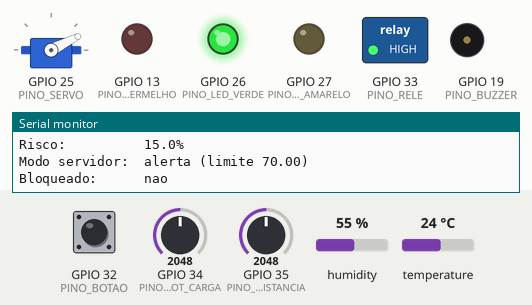
Recording of a sketch running on a simulated ESP32. On the bench: servo, switched loads named in the sketch (green lamp = pin HIGH), output pins drawn as LEDs (lit = HIGH), buzzer (waves = sounding, pin HIGH), the last lines printed to the serial monitor. Inputs (shaded band) come from the test bench; at power-on: GPIO 34 (PINO_POT_CARGA) = 2048, temperature 24 °C, GPIO 35 (PINO_POT_DISTANCIA) = 2048, GPIO 32 (PINO_BOTAO) HIGH, humidity 55 %. WiFi joins after 1.5 s; servers stay silent unless stated; uploads are accepted with an empty reply.

Above: at 2.7 s.
2.8 s: GPIO 34 (PINO_POT_CARGA) set to 1228
At 3.8 s:
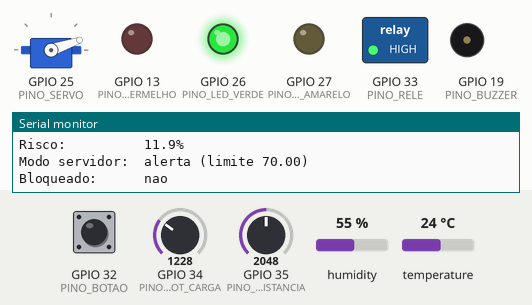
4.6 s: temperature set to 12 °C
At 7.4 s:
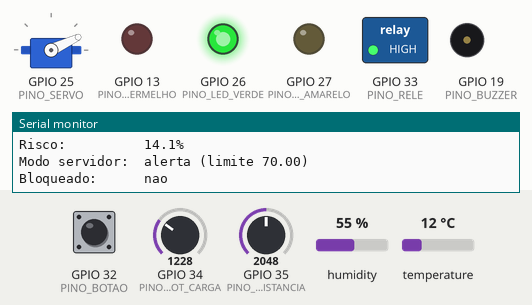
11.0 s: GPIO 34 (PINO_POT_CARGA) set to 3972
At 12.4 s:
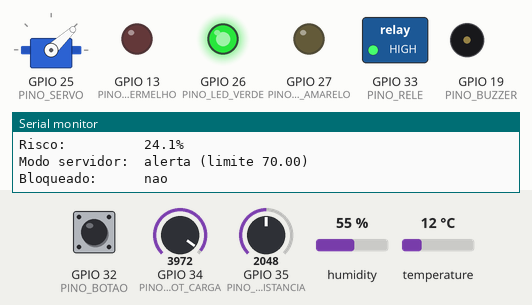
12.7 s: GPIO 35 (PINO_POT_DISTANCIA) set to 2866
At 13.7 s:
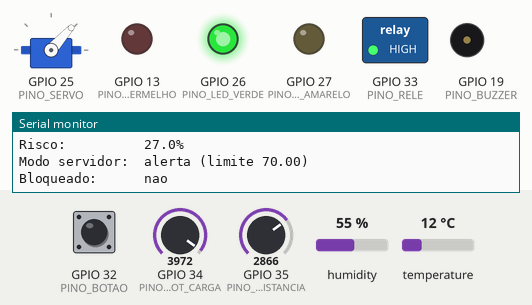
16.8 s: temperature set to 41 °C
At 17.6 s:
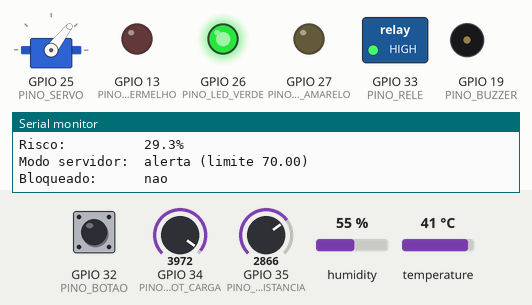
18.7 s: GPIO 34 (PINO_POT_CARGA) set to 122
At 19.7 s:
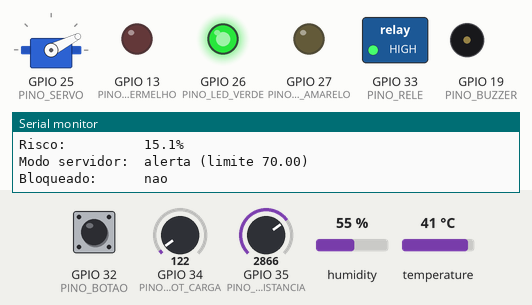
Timing chart, 0 to 21.3 s (numbered marks = the images above; inputs shaded):
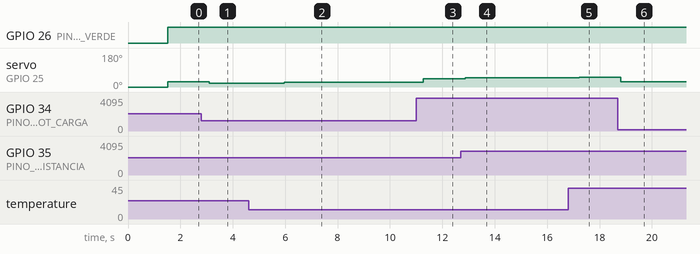

The sketch:

vortex_field_unit.ino
```cpp
/*
  VORTEX FIELD UNIT — versão Wokwi (simulação)
  -----------------------------------------------
  Versão simplificada do firmware físico, pensada pra rodar no
  simulador Wokwi (wokwi.com) em vez de num ESP32 de verdade.

  O que mudou em relação à versão física:
  - Removidos o HC-SR04 (nível/combustível) e o piezo (vibração) —
    nenhum dos dois entra mais no cálculo de risco da IA (o site já
    não usa mais essas variáveis). Simplifica bastante o circuito.
  - "Distância percorrida" (uma das 4 variáveis que a IA usa) não tem
    um sensor físico simples que meça isso direto (normalmente viria
    de GPS/odômetro). Pra simular, uso um SEGUNDO potenciômetro — você
    gira o botão e o valor muda, representando essa variável.

  Variáveis enviadas pra IA (mesmas 4 do site): horas_uso, temperatura,
  distancia_percorrida, carga_equipamento.

  IMPORTANTE sobre o WiFi no Wokwi: o simulador tem uma rede própria,
  chamada "Wokwi-GUEST" (sem senha), com acesso real à internet. Só
  que ela NÃO enxerga o seu computador — então, rodando local (python
  app.py na sua máquina), o ESP32 simulado não vai conseguir conversar
  com a API. Isso é normal e não é um bug: o simulador roda na nuvem
  da Wokwi, não na sua rede local. Se quiser testar a integração de
  verdade, seria preciso expor sua API com uma ferramenta tipo ngrok
  (te explico se quiser). Sem isso, o firmware ainda funciona sozinho
  — sensores, cálculo de risco local, LEDs, servo e relé continuam
  funcionando normalmente, só a sincronização com o servidor que falha
  (e o código já foi feito pra lidar bem com isso).

  Bibliotecas necessárias (Arduino IDE > Sketch > Include Library > Manage Libraries):
  - DHT sensor library (Adafruit)
  - Adafruit Unified Sensor
  - ESP32Servo
  - ArduinoJson (versão 7.x)

  No Wokwi, use a aba "Library Manager" do editor pra adicionar as
  mesmas bibliotecas antes de rodar a simulação.
*/

#include <WiFi.h>
#include <HTTPClient.h>
#include <ArduinoJson.h>
#include <DHT.h>
#include <ESP32Servo.h>

// ===================================                                    ==================
// CONFIGURAÇÃO
// =====================================================

// Rede própria do simulador Wokwi — não precisa trocar.
const char* WIFI_SSID  = "Wokwi-GUEST";
const char* WIFI_SENHA = "";

// Só funciona se você expuser sua API publicamente (ex: ngrok).
// Rodando 100% local, deixe como está — o firmware roda sozinho.
const char* API_HOST = "http://192.168.0.100:5000";

// =====================================================
// PINOS
// =====================================================

#define PINO_DHT            4
#define PINO_POT_CARGA      34
#define PINO_POT_DISTANCIA  35
#define PINO_BOTAO          32
#define PINO_RELE           33
#define PINO_SERVO          25
#define PINO_LED_VERDE      26
#define PINO_LED_AMARELO    27
#define PINO_LED_VERMELHO   13
#define PINO_BUZZER         19

#define DHTTIPO DHT22

DHT dht(PINO_DHT, DHTTIPO);
Servo servoRisco;

// =====================================================
// ESTADO DO SISTEMA
// =====================================================

bool operacaoAtiva = false;
unsigned long inicioOperacao = 0;
float horasUsoAcumuladas = 0;   // 1 minuto real = 1 "hora" simulada

float limiteAlertaServidor = 70;
String modoOperacaoServidor = "alerta";

unsigned long ultimaSincronizacao = 0;
const unsigned long INTERVALO_SINCRONIZACAO = 15000; // 15s

unsigned long ultimoEnvio = 0;
const unsigned long INTERVALO_ENVIO = 10000; // 10s

unsigned long ultimoDebounce = 0;
int estadoBotaoAnterior = HIGH;

// =====================================================
// SETUP
// =====================================================

void setup() {

  Serial.begin(115200);

  pinMode(PINO_BOTAO, INPUT_PULLUP);
  pinMode(PINO_RELE, OUTPUT);
  pinMode(PINO_LED_VERDE, OUTPUT);
  pinMode(PINO_LED_AMARELO, OUTPUT);
  pinMode(PINO_LED_VERMELHO, OUTPUT);
  pinMode(PINO_BUZZER, OUTPUT);

  // A maioria dos módulos de relé baratos é "ativo em LOW".
  digitalWrite(PINO_RELE, HIGH);

  dht.begin();

  servoRisco.attach(PINO_SERVO);
  servoRisco.write(0);

  conectarWiFi();

  Serial.println("Vortex Field Unit (Wokwi) iniciado.");
}

// =====================================================
// LOOP PRINCIPAL
// =====================================================

void loop() {

  atualizarBotao();

  if (operacaoAtiva) {
    unsigned long agora = millis();
    horasUsoAcumuladas = (agora - inicioOperacao) / 60000.0;
  }

  float temperatura = dht.readTemperature();
  float umidade = dht.readHumidity();

  if (isnan(temperatura)) temperatura = 25; // fallback se o sensor falhar
  if (isnan(umidade)) umidade = 50;

  float distanciaPercorrida = map(analogRead(PINO_POT_DISTANCIA), 0, 4095, 0, 100);
  float cargaEquipamento = map(analogRead(PINO_POT_CARGA), 0, 4095, 0, 100);

  float risco = calcularRiscoLocal(
    horasUsoAcumuladas,
    temperatura,
    distanciaPercorrida,
    cargaEquipamento
  );

  if (millis() - ultimaSincronizacao > INTERVALO_SINCRONIZACAO) {
    sincronizarConfiguracao();
    ultimaSincronizacao = millis();
  }

  bool bloqueado = (
    risco >= limiteAlertaServidor &&
    modoOperacaoServidor == "bloqueio"
  );

  atualizarAtuadores(risco, bloqueado);

  if (millis() - ultimoEnvio > INTERVALO_ENVIO) {

    enviarLeituraParaServidor(
      horasUsoAcumuladas,
      temperatura,
      distanciaPercorrida,
      cargaEquipamento
    );

    ultimoEnvio = millis();
  }

  imprimirStatus(
    risco,
    temperatura,
    umidade,
    distanciaPercorrida,
    cargaEquipamento,
    bloqueado
  );

  delay(300);
}

// =====================================================
// WiFi
// =====================================================

void conectarWiFi() {

  Serial.print("Conectando ao WiFi");
  WiFi.begin(WIFI_SSID, WIFI_SENHA);

  int tentativas = 0;

  while (WiFi.status() != WL_CONNECTED && tentativas < 20) {
    delay(500);
    Serial.print(".");
    tentativas++;
  }

  if (WiFi.status() == WL_CONNECTED) {
    Serial.println("\nWiFi conectado! IP do ESP32: " + WiFi.localIP().toString());
  } else {
    Serial.println("\nNao foi possivel conectar ao WiFi. Rodando em modo local (sem servidor).");
  }
}

// =====================================================
// Botão de start/stop da operação (com debounce simples)
// =====================================================

void atualizarBotao() {

  int leitura = digitalRead(PINO_BOTAO);

  if (leitura != estadoBotaoAnterior) {
    ultimoDebounce = millis();
  }

  if ((millis() - ultimoDebounce) > 50) {

    if (leitura == LOW && estadoBotaoAnterior == HIGH) {

      operacaoAtiva = !operacaoAtiva;

      if (operacaoAtiva) {
        inicioOperacao = millis() - (unsigned long)(horasUsoAcumuladas * 60000);
        Serial.println(">> Operacao iniciada");
      } else {
        Serial.println(">> Operacao parada");
      }
    }
  }

  estadoBotaoAnterior = leitura;
}

// =====================================================
// Risco local — a MESMA fórmula usada pra rotular o dataset
// de treino da IA no site (ver modelo/dataset.py, _risco_ponderado)
// =====================================================

float calcularRiscoLocal(float horas, float temperatura, float distancia, float carga) {

  float riscoHoras = min(horas * 10.0, 100.0);

  // Temperatura é perigosa nos dois sentidos: frio extremo OU calor
  // extremo. Faixa "normal" considerada: 15°C a 35°C.
  const float FAIXA_MIN = 15.0;
  const float FAIXA_MAX = 35.0;

  float foraDaFaixa = 0;
  if (FAIXA_MIN - temperatura > foraDaFaixa) foraDaFaixa = FAIXA_MIN - temperatura;
  if (temperatura - FAIXA_MAX > foraDaFaixa) foraDaFaixa = temperatura - FAIXA_MAX;

  float riscoTemp = min(foraDaFaixa * (100.0 / 40.0), 100.0);

  float riscoDistancia = constrain(distancia, 0, 100);
  float riscoCarga = constrain(carga, 0, 100);

  float riscoTotal =
    (riscoHoras     * 0.40) +
    (riscoTemp      * 0.30) +
    (riscoDistancia * 0.15) +
    (riscoCarga     * 0.15);

  return constrain(riscoTotal, 0, 100);
}

// =====================================================
// Atuadores: LEDs, buzzer, servo e relé
// =====================================================

void atualizarAtuadores(float risco, bool bloqueado) {

  digitalWrite(PINO_LED_VERDE,    risco < 50);
  digitalWrite(PINO_LED_AMARELO,  risco >= 50 && risco < 70);
  digitalWrite(PINO_LED_VERMELHO, risco >= 70);

  int angulo = map((int)risco, 0, 100, 0, 180);
  servoRisco.write(angulo);

  if (risco >= 70) {
    tone(PINO_BUZZER, 1000, 200);
  }

  digitalWrite(PINO_RELE, bloqueado ? LOW : HIGH);
}

// =====================================================
// Comunicação com a API Vortex (Flask) — só funciona se a
// API estiver acessível pela internet (ver nota no topo do arquivo)
// =====================================================

void sincronizarConfiguracao() {

  if (WiFi.status() != WL_CONNECTED) return;

  HTTPClient http;
  http.begin(String(API_HOST) + "/api/configuracao");

  int codigo = http.GET();

  if (codigo == 200) {

    String resposta = http.getString();

    JsonDocument doc;
    deserializeJson(doc, resposta);

    limiteAlertaServidor = doc["limite_alerta"] | 70;
    modoOperacaoServidor = doc["modo_operacao"].as<String>();

    Serial.println(
      "Config sincronizada: limite=" + String(limiteAlertaServidor) +
      " modo=" + modoOperacaoServidor
    );

  } else {
    Serial.println("Falha ao sincronizar configuracao (codigo " + String(codigo) + ")");
  }

  http.end();
}

void enviarLeituraParaServidor(
  float horas,
  float temperatura,
  float distancia,
  float carga
) {

  if (WiFi.status() != WL_CONNECTED) return;

  HTTPClient http;
  http.begin(String(API_HOST) + "/api/monitorar");
  http.addHeader("Content-Type", "application/json");

  JsonDocument doc;
  doc["horas_uso"] = horas;
  doc["temperatura"] = temperatura;
  doc["distancia_percorrida"] = distancia;
  doc["carga_equipamento"] = carga;

  String corpo;
  serializeJson(doc, corpo);

  int codigo = http.POST(corpo);

  if (codigo == 200) {
    Serial.println("Leitura enviada ao servidor com sucesso.");
  } else {
    Serial.println("Falha ao enviar leitura (codigo " + String(codigo) + ")");
  }

  http.end();
}

// =====================================================
// Debug no Serial Monitor
// =====================================================

void imprimirStatus(
  float risco,
  float temperatura,
  float umidade,
  float distancia,
  float carga,
  bool bloqueado
) {

  Serial.println("----------------------------------------");
  Serial.println("Operacao ativa: " + String(operacaoAtiva ? "sim" : "nao"));
  Serial.println("Horas de uso:   " + String(horasUsoAcumuladas, 2));
  Serial.println("Temperatura:    " + String(temperatura) + " C");
  Serial.println("Umidade:        " + String(umidade) + " %");
  Serial.println("Distancia:      " + String(distancia) + " km");
  Serial.println("Carga:          " + String(carga) + " %");
  Serial.println("Risco:          " + String(risco, 1) + "%");
  Serial.println("Modo servidor:  " + modoOperacaoServidor + " (limite " + String(limiteAlertaServidor) + ")");
  Serial.println("Bloqueado:      " + String(bloqueado ? "SIM" : "nao"));
}
```

Measured:
- after the input at 2.8 s, servo on GPIO 25 (PINO_SERVO): 27° → 19° after 0.30 s
- after the input at 4.6 s, servo on GPIO 25 (PINO_SERVO): 19° → 25° after 1.4 s
- after the input at 11.0 s, servo on GPIO 25 (PINO_SERVO): 25° → 43° after 0.27 s
- after the input at 12.7 s, servo on GPIO 25 (PINO_SERVO): 43° → 48° after 0.17 s
- after the input at 16.8 s, servo on GPIO 25 (PINO_SERVO): 48° → 52° after 0.42 s
- after the input at 18.7 s, servo on GPIO 25 (PINO_SERVO): 52° → 27° after 0.11 s
